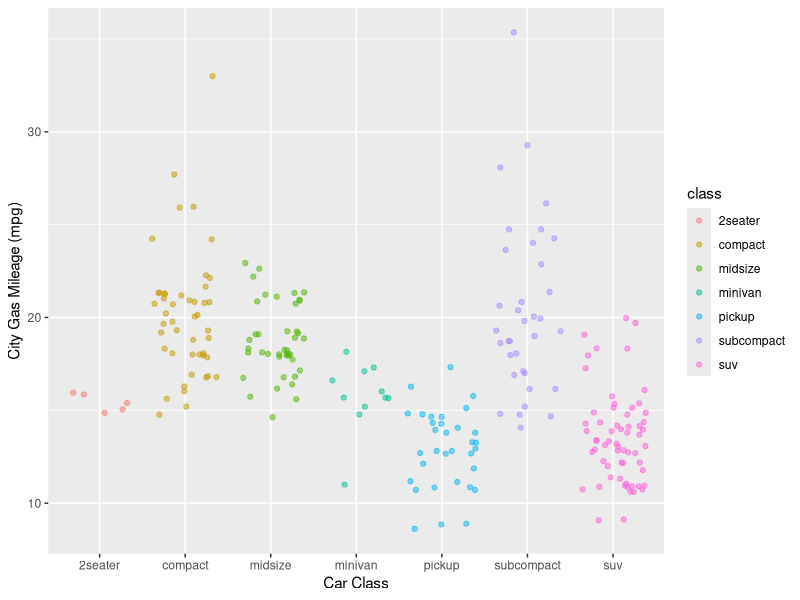

Write R code to recreate this figure.
## ---- chunk 1
knitr::opts_chunk$set(echo = TRUE)
library(tidyverse)
## ---- chunk 2
ggplot(data = mpg, aes(x = class, y = cty)) +
	geom_jitter(aes(color = class), alpha = 0.5) +
  labs(x = "Car Class", y = "City Gas Mileage (mpg)")
